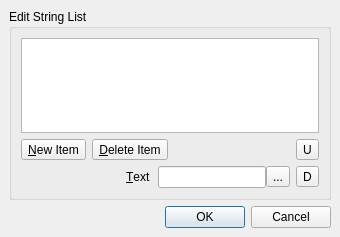
<?xml version="1.0" encoding="UTF-8"?>
<ui version="4.0">
 <comment>*********************************************************************
**
** Copyright (C) 1992-2005 Trolltech AS. All rights reserved.
**
** This file is part of the Qt Designer of the Qt Toolkit.
**
** This file may be used under the terms of the GNU General Public
** License version 2.0 as published by the Free Software Foundation
** and appearing in the file LICENSE.GPL included in the packaging of
** this file.  Please review the following information to ensure GNU
** General Public Licensing requirements will be met:
** http://www.trolltech.com/products/qt/opensource.html
**
** If you are unsure which license is appropriate for your use, please
** review the following information:
** http://www.trolltech.com/products/qt/licensing.html or contact the
** sales department at sales@trolltech.com.
**
** This file is provided AS IS with NO WARRANTY OF ANY KIND, INCLUDING THE
** WARRANTY OF DESIGN, MERCHANTABILITY AND FITNESS FOR A PARTICULAR PURPOSE.
**
*********************************************************************</comment>
 <class>StringListEditor</class>
 <widget class="QDialog" name="StringListEditor">
  <property name="geometry">
   <rect>
    <x>0</x>
    <y>0</y>
    <width>340</width>
    <height>237</height>
   </rect>
  </property>
  <property name="windowTitle">
   <string>Edit Targets</string>
  </property>
  <layout class="QVBoxLayout">
   <property name="spacing">
    <number>6</number>
   </property>
   <property name="margin">
    <number>9</number>
   </property>
   <item>
    <widget class="QGroupBox" name="groupBox">
     <property name="title">
      <string>Edit String List</string>
     </property>
     <layout class="QGridLayout">
      <property name="margin">
       <number>9</number>
      </property>
      <property name="spacing">
       <number>6</number>
      </property>
      <item row="2" column="0">
       <layout class="QHBoxLayout">
        <property name="spacing">
         <number>0</number>
        </property>
        <property name="margin">
         <number>0</number>
        </property>
        <item>
         <spacer>
          <property name="orientation">
           <enum>Qt::Horizontal</enum>
          </property>
          <property name="sizeHint" stdset="0">
           <size>
            <width>40</width>
            <height>20</height>
           </size>
          </property>
         </spacer>
        </item>
        <item>
         <widget class="QLabel" name="textLabel">
          <property name="sizePolicy">
           <sizepolicy hsizetype="Fixed" vsizetype="Preferred">
            <horstretch>0</horstretch>
            <verstretch>0</verstretch>
           </sizepolicy>
          </property>
          <property name="text">
           <string>&amp;Text   </string>
          </property>
          <property name="buddy">
           <cstring>itemTextLineEdit</cstring>
          </property>
         </widget>
        </item>
        <item>
         <widget class="QLineEdit" name="itemTextLineEdit">
          <property name="sizePolicy">
           <sizepolicy hsizetype="Expanding" vsizetype="Maximum">
            <horstretch>0</horstretch>
            <verstretch>0</verstretch>
           </sizepolicy>
          </property>
          <property name="toolTip">
           <string>Set Item Text</string>
          </property>
         </widget>
        </item>
        <item>
         <widget class="QToolButton" name="tdbBrowserButton">
          <property name="text">
           <string>...</string>
          </property>
         </widget>
        </item>
       </layout>
      </item>
      <item row="0" column="0" colspan="2">
       <widget class="QListWidget" name="listWidget">
        <property name="toolTip">
         <string>&lt;html&gt;&lt;head&gt;&lt;meta name=&quot;qrichtext&quot; content=&quot;1&quot; /&gt;&lt;/head&gt;&lt;body style=&quot; white-space: pre-wrap; font-family:Sans Serif; font-size:9pt; font-weight:400; font-style:normal; text-decoration:none;&quot;&gt;&lt;p style=&quot; margin-top:0px; margin-bottom:0px; margin-left:0px; margin-right:0px; -qt-block-indent:0; text-indent:0px;&quot;&gt;Valid formats are:&lt;/p&gt;&lt;p style=&quot; margin-top:0px; margin-bottom:0px; margin-left:0px; margin-right:0px; -qt-block-indent:0; text-indent:0px;&quot;&gt;for attributes: &lt;span style=&quot; font-weight:600;&quot;&gt;tango/device/server/attribute&lt;/span&gt;&lt;/p&gt;&lt;p style=&quot; margin-top:0px; margin-bottom:0px; margin-left:0px; margin-right:0px; -qt-block-indent:0; text-indent:0px;&quot;&gt;for commands: &lt;span style=&quot; font-weight:600;&quot;&gt;tango/device/server-&amp;gt;command&lt;/span&gt;&lt;/p&gt;&lt;p style=&quot;-qt-paragraph-type:empty; margin-top:0px; margin-bottom:0px; margin-left:0px; margin-right:0px; -qt-block-indent:0; text-indent:0px;&quot;&gt;&lt;/p&gt;&lt;p style=&quot; margin-top:0px; margin-bottom:0px; margin-left:0px; margin-right:0px; -qt-block-indent:0; text-indent:0px;&quot;&gt;You can also specify a Tango Database:&lt;/p&gt;&lt;p style=&quot; margin-top:0px; margin-bottom:0px; margin-left:0px; margin-right:0px; -qt-block-indent:0; text-indent:0px;&quot;&gt;for attributes: &lt;span style=&quot; font-weight:600;&quot;&gt;host:port/tango/device/server/attribute&lt;/span&gt;&lt;/p&gt;&lt;p style=&quot; margin-top:0px; margin-bottom:0px; margin-left:0px; margin-right:0px; -qt-block-indent:0; text-indent:0px;&quot;&gt;for commands: &lt;span style=&quot; font-weight:600;&quot;&gt;host:port/tango/device/server-&amp;gt;command&lt;/span&gt;&lt;/p&gt;&lt;p style=&quot;-qt-paragraph-type:empty; margin-top:0px; margin-bottom:0px; margin-left:0px; margin-right:0px; -qt-block-indent:0; text-indent:0px;&quot;&gt;&lt;/p&gt;&lt;/body&gt;&lt;/html&gt;</string>
        </property>
       </widget>
      </item>
      <item row="1" column="0">
       <layout class="QHBoxLayout">
        <property name="spacing">
         <number>6</number>
        </property>
        <property name="margin">
         <number>0</number>
        </property>
        <item>
         <widget class="QToolButton" name="newItemButton">
          <property name="toolTip">
           <string>New Item</string>
          </property>
          <property name="text">
           <string>&amp;New Item</string>
          </property>
         </widget>
        </item>
        <item>
         <widget class="QToolButton" name="deleteItemButton">
          <property name="toolTip">
           <string>Delete Item</string>
          </property>
          <property name="text">
           <string>&amp;Delete Item</string>
          </property>
         </widget>
        </item>
        <item>
         <spacer>
          <property name="orientation">
           <enum>Qt::Horizontal</enum>
          </property>
          <property name="sizeHint" stdset="0">
           <size>
            <width>16</width>
            <height>10</height>
           </size>
          </property>
         </spacer>
        </item>
       </layout>
      </item>
      <item row="1" column="1">
       <widget class="QToolButton" name="moveItemUpButton">
        <property name="toolTip">
         <string>Move Item Up</string>
        </property>
        <property name="text">
         <string>U</string>
        </property>
       </widget>
      </item>
      <item row="2" column="1">
       <widget class="QToolButton" name="moveItemDownButton">
        <property name="toolTip">
         <string>Move Item Down</string>
        </property>
        <property name="text">
         <string>D</string>
        </property>
       </widget>
      </item>
     </layout>
    </widget>
   </item>
   <item>
    <layout class="QHBoxLayout">
     <property name="spacing">
      <number>6</number>
     </property>
     <property name="margin">
      <number>0</number>
     </property>
     <item>
      <spacer>
       <property name="orientation">
        <enum>Qt::Horizontal</enum>
       </property>
       <property name="sizeHint" stdset="0">
        <size>
         <width>40</width>
         <height>20</height>
        </size>
       </property>
      </spacer>
     </item>
     <item>
      <widget class="QPushButton" name="okButton">
       <property name="text">
        <string>OK</string>
       </property>
      </widget>
     </item>
     <item>
      <widget class="QPushButton" name="cancelButton">
       <property name="text">
        <string>Cancel</string>
       </property>
      </widget>
     </item>
    </layout>
   </item>
  </layout>
 </widget>
 <tabstops>
  <tabstop>listWidget</tabstop>
  <tabstop>newItemButton</tabstop>
  <tabstop>deleteItemButton</tabstop>
  <tabstop>moveItemUpButton</tabstop>
  <tabstop>moveItemDownButton</tabstop>
  <tabstop>itemTextLineEdit</tabstop>
  <tabstop>okButton</tabstop>
  <tabstop>cancelButton</tabstop>
 </tabstops>
 <resources/>
 <connections>
  <connection>
   <sender>okButton</sender>
   <signal>clicked()</signal>
   <receiver>StringListEditor</receiver>
   <slot>accept()</slot>
   <hints>
    <hint type="sourcelabel">
     <x>49</x>
     <y>14</y>
    </hint>
    <hint type="destinationlabel">
     <x>274</x>
     <y>322</y>
    </hint>
   </hints>
  </connection>
  <connection>
   <sender>cancelButton</sender>
   <signal>clicked()</signal>
   <receiver>StringListEditor</receiver>
   <slot>reject()</slot>
   <hints>
    <hint type="sourcelabel">
     <x>49</x>
     <y>14</y>
    </hint>
    <hint type="destinationlabel">
     <x>352</x>
     <y>312</y>
    </hint>
   </hints>
  </connection>
 </connections>
</ui>
